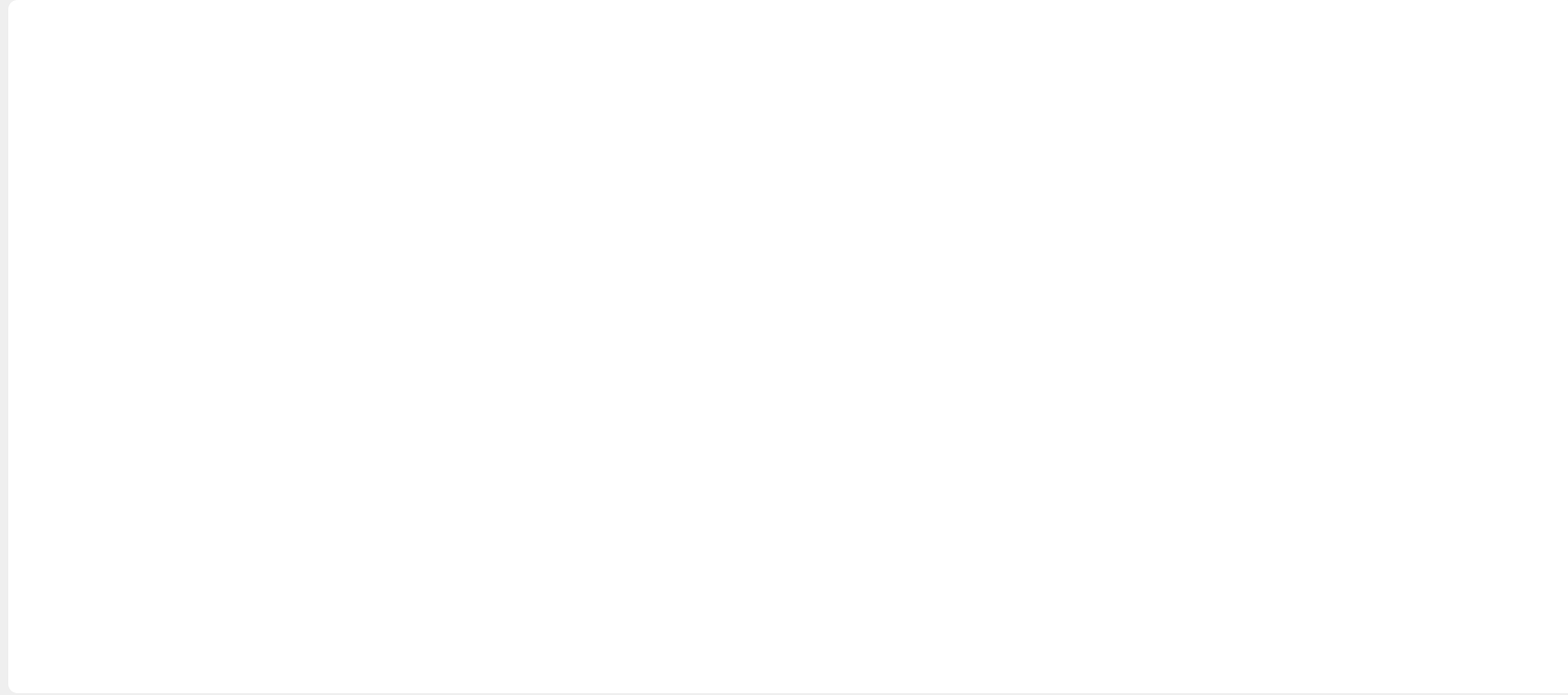
<?xml version="1.0" encoding="UTF-8"?>
<ui version="4.0">
 <class>QualityResultMain</class>
 <widget class="QWidget" name="QualityResultMain">
  <property name="geometry">
   <rect>
    <x>0</x>
    <y>0</y>
    <width>1700</width>
    <height>754</height>
   </rect>
  </property>
  <property name="sizePolicy">
   <sizepolicy hsizetype="Fixed" vsizetype="Fixed">
    <horstretch>0</horstretch>
    <verstretch>0</verstretch>
   </sizepolicy>
  </property>
  <property name="minimumSize">
   <size>
    <width>1700</width>
    <height>754</height>
   </size>
  </property>
  <property name="maximumSize">
   <size>
    <width>1700</width>
    <height>16777215</height>
   </size>
  </property>
  <property name="windowTitle">
   <string>Form</string>
  </property>
  <widget class="QTableWidget" name="table_left">
   <property name="geometry">
    <rect>
     <x>9</x>
     <y>0</y>
     <width>1700</width>
     <height>752</height>
    </rect>
   </property>
   <property name="sizePolicy">
    <sizepolicy hsizetype="Fixed" vsizetype="Fixed">
     <horstretch>0</horstretch>
     <verstretch>0</verstretch>
    </sizepolicy>
   </property>
   <property name="minimumSize">
    <size>
     <width>1700</width>
     <height>752</height>
    </size>
   </property>
   <property name="maximumSize">
    <size>
     <width>1700</width>
     <height>752</height>
    </size>
   </property>
   <property name="styleSheet">
    <string notr="true">QTableWidget#table_left
{
background: #FFFFFF;
font-family: PingFang SC;
font-weight: 500;
font-size: 24px;
border-radius: 10px;
color: #333333;
line-height: 42px;
}
QTableWidget::item {
    text-align: center;
}
QHeaderView {
    font-family: PingFang SC;
	font-weight: 500;
	font-size: 22px;
	color: #6D7E92;
	line-height: 42px;
}

QHeaderView::section {
    background-color: #EFF0F2;
	border-top: 1px solid #E1EBF6;
	border-left: none;
	border-bottom: 1px solid #E1EBF6;
	border-right: none;
	line-height: 42px;
}
QTableWidget::item:selected {
    background: #D4F2F5;
	border-top: none;
	border-left: none;
	border-bottom: 1px solid #22A4B3;
	border-right: none;
}</string>
   </property>
  </widget>
 </widget>
 <resources/>
 <connections/>
</ui>
